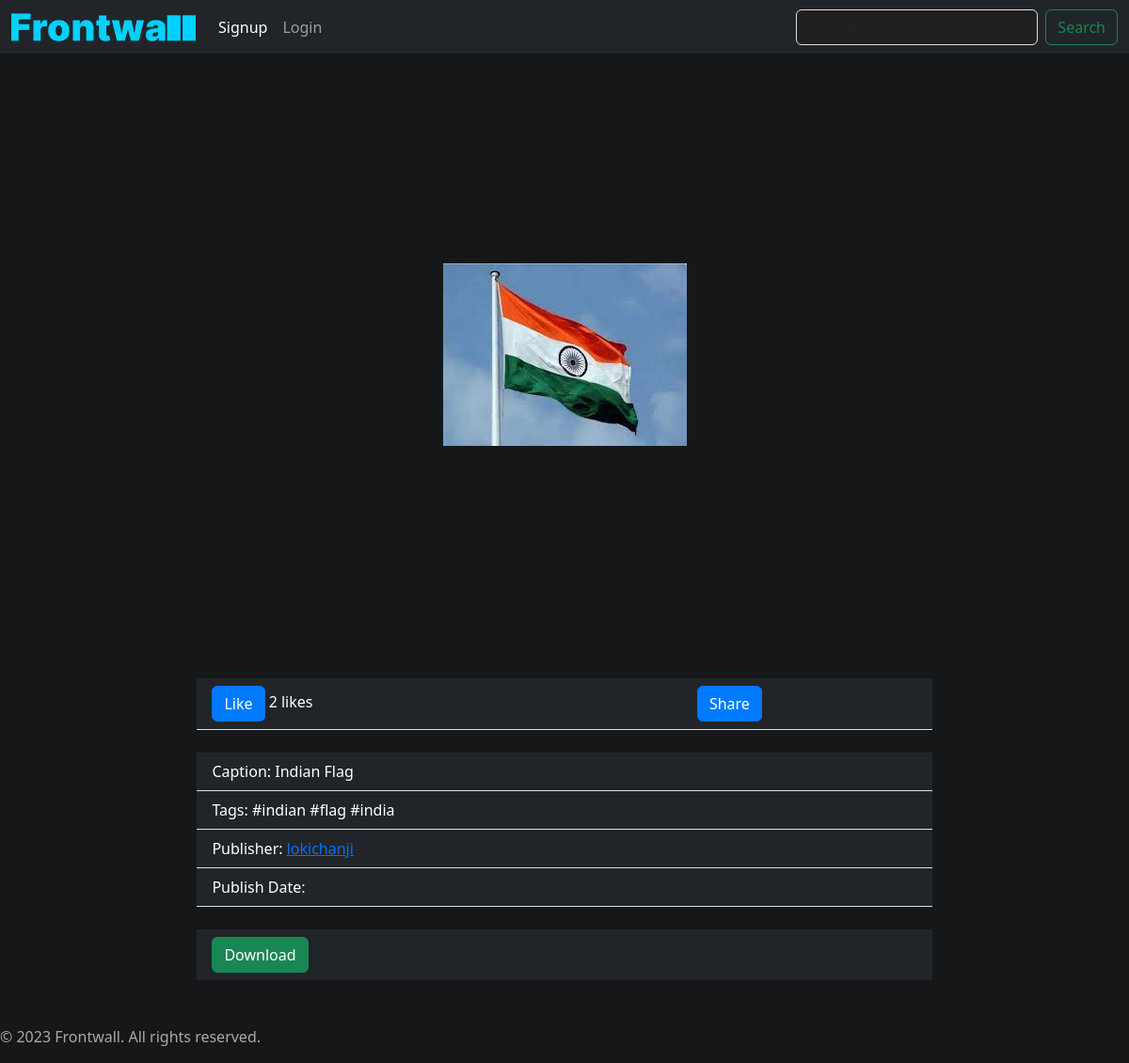
/wallpaper/2/, run on the app's committed database.
### main/models.py (models this page shows, shortened)
class Wallpaper(models.Model):
    caption = models.CharField(max_length=50, default='This is a beautifull wallpaper')
    tags = models.TextField(default='#wallpaper #frontwall')
    pub_date = models.DateTimeField(default =timezone.now)
    time = str(timezone.now())
    name = str('wallpaper'+time)
    image = models.ImageField(null=False, upload_to='wallpaper/')
    publisher = models.ForeignKey(User,on_delete=models.CASCADE)
    likes = models.ManyToManyField(User, related_name='wallpaper_posts')
    def total_likes(self):
        return self.likes.all().count()
    class Meta:
        ordering = ["-pub_date"]

### main/views.py (the view)
# urls.py: path('wallpaper/<int:id>/',views.vwallpaper, name='wallpaper'),
def vwallpaper(request,id):
    wallimage = get_object_or_404(Wallpaper, pk=id)
    wallimagelikes = wallimage.total_likes()
    current_url = request.build_absolute_uri()
    data = {'obj':wallimage,
            'likes': wallimagelikes,
            }
    return render(request, 'main/wallpaper.html', data)

### main/templates/main/wallpaper.html (shortened to what this page needs)
{% extends 'main/base.html' %}
{% block content %}
<div class="container">
    <div class="image-container">
        <img src="{{ obj.image.url }}" class="img-fluid centered-image" alt="{{ obj.tags }}">
    </div>
    <ul class="list-group list-group-flush">
        <br>
        <li class="list-group-item bg-dark text-white">
            <div class="row">
                <div class="col">
                    <button class="like-button btn btn-primary" data-wallpaper-id="{{ obj.id }}">
                        {% if request.user in obj.likes.all %}
                            Unlike
                        {% else %}
                            Like
                        {% endif %}
                    </button>
                    <span id="likes-count">{{ obj.likes.count }} likes</span>
                </div>
                <div class="col">
                </div>
                <div class="col">
                    <button id="share-button" class="btn btn-primary" data-toggle="modal" data-target="#shareModal">Share</button>
                </div>
            </div>
        </li>
        <br>
        <li class="list-group-item bg-dark text-white">Caption: {{ obj.caption }}</li>
        <li class="list-group-item bg-dark text-white">Tags: {{ obj.tags }}</li>
        <li class="list-group-item bg-dark text-white">Publisher: <a href="/{{ obj.publisher }}/">{{ obj.publisher }}</a></li>
        <li class="list-group-item bg-dark text-white">Publish Date: {{ obj.pub_date|date:"j F, Y" }}</li>
        <br>
        <li class="list-group-item bg-dark text-white">
            <a href="{{ obj.image.url }}" download>
                <button class="btn btn-success">Download</button>
            </a>
        </li>
    </ul>
</div>
<br>
<br>
                    {%load social_share %}
{% endblock %}

### main/templates/main/base.html (style rules this page uses)
body { background-color: #161718; color: rgb(207, 199, 199); }
.btn-primary { background-color: #007bff; }

### main/templates/main/wallpaper.html (style rules this page uses)
.image-container { display: flex; justify-content: center; align-items: center; height: 80vh; }
.centered-image { max-width: 70%; max-height: 70vh; }
.list-group { max-width: 70%; margin: 0 auto; display: flex; flex-direction: column; align-items: center; }
.list-group-item { width: 100%; }

### data on the page
Wallpaper: image (picture), likes.count "2", caption "Indian Flag", tags "#indian #flag #india", publisher "lokichanji"
